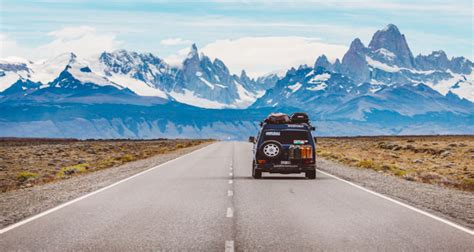
#> input picture sample_image.jpg, 474 x 252 px
$ python -i project.py   (imports and definitions only)
#> lines starting #> are read from the running program, lines starting #| are printed output that depends on the picture
from tkinter import *
from tkinter import ttk
import tkinter.filedialog
from PIL import ImageTk
from PIL import Image
from tkinter import messagebox
from io import BytesIO
import  os


class Stegno:

    art ='''¯\_(ツ)_/¯'''
    art2 = '''
╔═══╗╔╗ ╔╗
║╔═╗║║║ ║║
║║ ╚╝║║ ║║
║║ ╔╗║║ ║║
║╚═╝║║╚═╝║
╚═══╝╚═══╝
╔═══╗╔═══╗╔═══╗
║╔═╗║║╔═╗║║╔══╝
║║ ╚╝║╚══╗║╚══╗
║║ ╔╗╚══╗║║╔══╝
║╚═╝║║╚═╝║║╚══╗
╚═══╝╚═══╝╚═══╝
                                                Bhuvnesh Gangwar
                                                Akshat Gupta
                                                Shivam Verma
                                                Aryan Batra
'''


    output_image_size = 0

    # [35 lines left out: function main, not called in this run]

    def home(self,frame):
            frame.destroy()
            self.main(root)

    # [208 lines left out: functions frame1_decode, frame2_decode, decode, frame1_encode, frame2_encode, info and 4 more, not called in this run]

    def page3(self,frame):
        frame.destroy()
        self.main(root)

# [1 line not run here, left out]

o = Stegno()
# [3 lines not run here, left out]

>>> import cv2
>>> picture = cv2.imread('sample_image.jpg', cv2.IMREAD_GRAYSCALE)
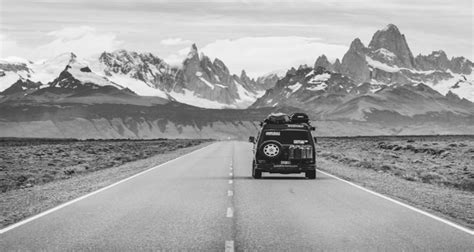
#> picture: shape (252, 474); min 3, max 255, mean 162.5
#> (the run stopped early here; a loop or call above may not have finished)
